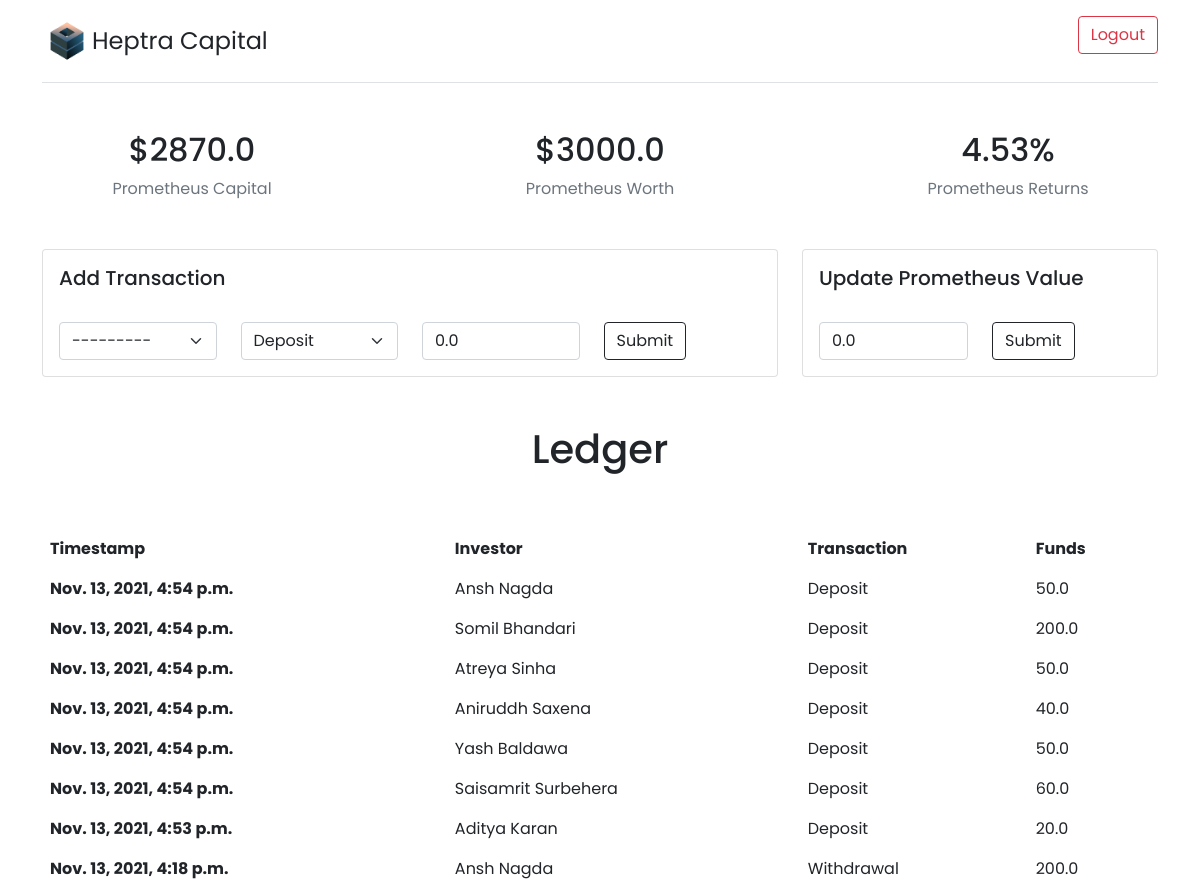
Before: /administrator/ (signed in, upper part) with the older database file.
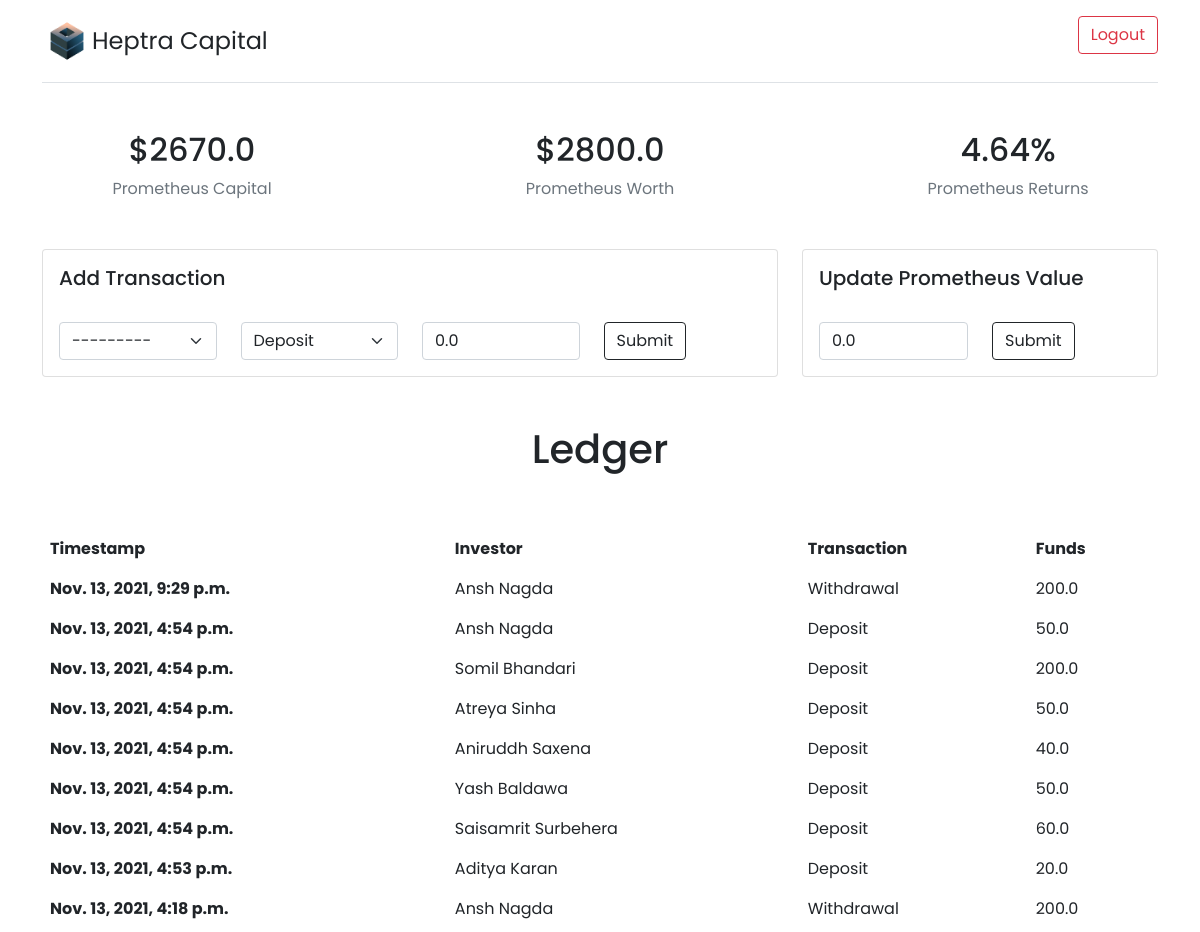
After: the same page with the newer database file.
### sscapital/models.py (models this page shows, shortened)
class Prometheus(models.Model):
    capital = models.FloatField(default=0.0)
    value = models.FloatField(default=0.0)
    returns = models.FloatField(default=0.0)

class Ledger(models.Model):
    investor = models.ForeignKey(Investors, on_delete=models.CASCADE)
    money_moved = models.FloatField(default=0.0)
    timestamp = models.DateTimeField(auto_now_add=True)
    transaction = models.CharField(choices=CHOOSE_MONEY_STATUS, max_length=50, default='Deposit')

class Investors(models.Model):
    full_name = models.CharField(max_length=50, null=False)
    description = models.CharField(max_length=100, null=False)
    image = models.ImageField(upload_to='PROFILE_IMAGE')
    def __str__(self):
        return str(self.full_name)

### sscapital/views.py (the view, shortened to what this page needs)
# urls.py: path('administrator/', views.Admin.as_view(), name='administrator'),
@method_decorator(login_required, name="dispatch")
class Admin(View):
    def get(self, request):
        ledger = Ledger.objects.order_by('-timestamp')
        prometheus = Prometheus.objects.get(id=1)
        financials = Financials.objects.all()
        form_add = AddTransactionForm()
        form_update = UpdatePrometheus()
        return render(request, 'admin.html', {'ledger': ledger, 'prometheus': prometheus, 'financials': financials, 'form_add':form_add, 'form_update':form_update})

### sscapital/forms.py
class AddTransactionForm(forms.ModelForm):
    class Meta:
        model = Ledger
        fields = ['investor', 'transaction', 'money_moved']
        widgets = {'investor': forms.Select(attrs={'class': 'form-select', 'id': 'investor'}),
            'transaction': forms.Select(attrs={'class': 'form-select', 'id': 'transaction'}),
            'money_moved': forms.NumberInput(attrs={'class': 'form-control', 'id': 'money_moved', 'placeholder': 'Funds'}),
        }

class UpdatePrometheus(forms.ModelForm):
    class Meta:
        model = Prometheus
        fields = ['value']
        widgets = {
            'value': forms.NumberInput(attrs={'class': 'form-control', 'id': 'value', 'placeholder': 'Funds'}),
        }

### templates/admin.html (shortened to what this page needs)
{% extends 'base.html' %} {% load static %} {% block content %}
<br>
{% include "prometheus.html" %}
<div class="conatainer">
    <div class="container">
        <div class="row">
            <div class="col-sm-8">
                <div class="card">
                    <div class="card-body">
                        <h5 class="card-title">Add Transaction</h5>
                        <br>
                        <form action="" method="POST">
                            <div class="row">
                                {% for f in form_add %}
                                <div class="col-md-3">
                                    {{f}}
                                </div>
                                {% endfor %}
                                <div class="col-md-3">
                                    <button type="submit" class="btn btn-outline-dark">Submit</button>
                                </div>
                            </div>
                        </form>
                    </div>
                </div>
            </div>
            <div class="col-sm-4">
                <div class="card">
                    <div class="card-body">
                        <h5 class="card-title">Update Prometheus Value</h5>
                        <br>
                        <form action="" method="POST">
                            <div class="row">
                                <div class="col-md-6">
                                    {{form_update.value}}
                                </div>
                                <div class="col-md-6">
                                    <button type="submit" class="btn btn-outline-dark">Submit</button>
                                </div>
                            </div>
                        </form>
                    </div>
                </div>
            </div>
        </div>
    </div>
</div>
<h1 class="text-center py-5">Ledger</h1>
<div class="container">
    <table class="table table-borderless">
        <thead>
            <tr>
                <th scope="col">Timestamp</th>
                <th scope="col">Investor</th>
                <th scope="col">Transaction</th>
                <th scope="col">Funds</th>
            </tr>
        </thead>
        {% for l in ledger %}
        <tbody>
            <tr>
                <th scope="row">{{l.timestamp}}</th>
                <td>{{l.investor}}</td>
                <td>{{l.transaction}}</td>
                <td>{{l.money_moved}}</td>
            </tr>
        </tbody>
        {% endfor %}
    </table>
    <br>
</div>
{% endblock %}

### templates/prometheus.html (shortened to what this page needs)
<div class="row text-center">
    <div class="col-lg-4">
        <h2>${{prometheus.capital}}</h2>
        <span class="text-muted">Prometheus Capital</span>
    </div>
    <div class="col-lg-4">
        <h2>${{prometheus.value}}</h2>
        <span class="text-muted">Prometheus Worth</span>
    </div>
    <div class="col-lg-4">
        <h2>{{prometheus.returns}}%</h2>
        <span class="text-muted">Prometheus Returns</span>
    </div>
</div>
<br><br>

Changed rows visible on the page:
changed Prometheus: capital "2870.0" → "2670.0"; value "3000.0" → "2800.0"; returns "4.53" → "4.64"
added Ledger: timestamp "Nov. 13, 2021, 9:29 p.m.", investor "Ansh Nagda", transaction "Withdrawal", money_moved "200.0"
